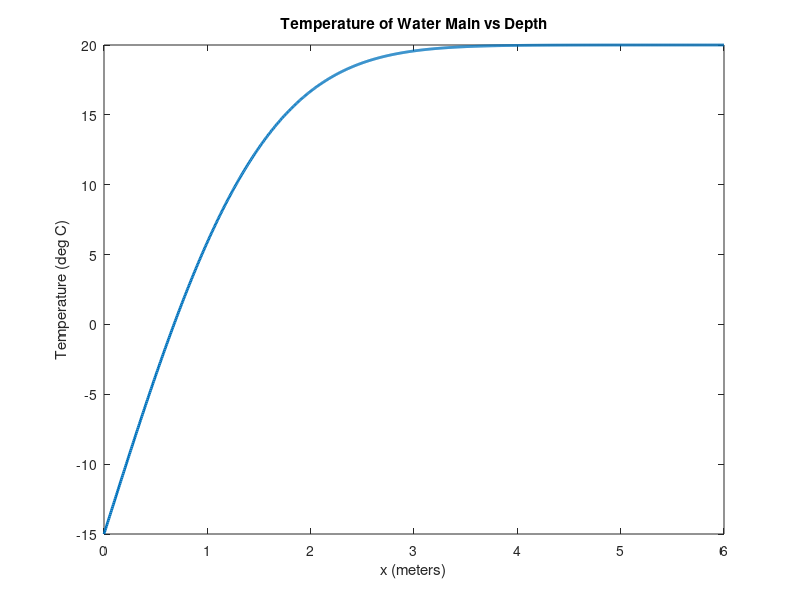

Write the MATLAB code that produced this figure. (Note: this script raises an error after producing the figure.)
Ti = 20;
Ts = -15;
alpha  = 0.138e-6;
t  = 5184000;

f   = @(x) erf(x / (2 * sqrt(alpha * t))) * (Ti - Ts) + Ts;
df  = @(x) ((Ti - Ts) / sqrt(pi * alpha * t)) * exp(-x.^2 / (4 * alpha * t));
ddf = @(x) 6*x;

X = linspace(0, 6, 1000);
plot(X, f(X), 'LineWidth', 2)
xlabel('x (meters)')
ylabel('Temperature (deg C)')
title('Temperature of Water Main vs Depth')

x0   = 0.01;
x1   = 1;
a = 0;
b = 6;
root = 0;
% root = -0.77808959867860109788;
tol  = 1e-15;
maxIts = 100;

% Run each method!
newton(x0, f, df, maxIts, tol, root)

bisection(a, b, f, tol, maxIts)

% secant(x0, x1, f, maxIts, tol, root)

% halley(x0, f, df, ddf, maxIts, tol, root)